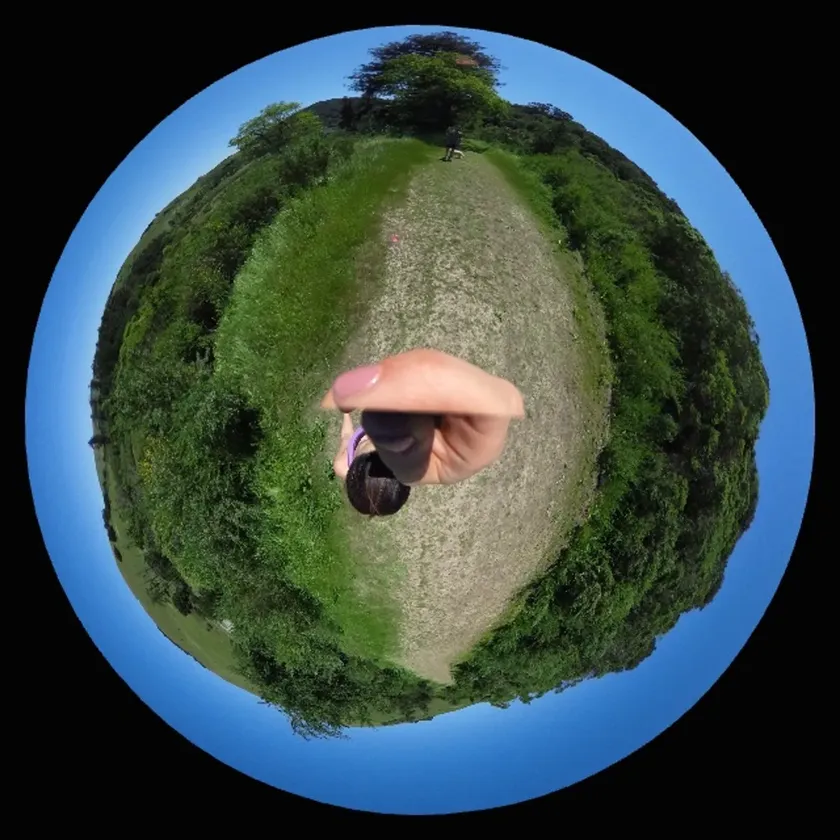
#> input picture Images/Circular/sphere360.webp, 840 x 840 px, shrunk from 1200 x 1200 before the run, found by its file name
$ python unwrap_360.py
#> lines starting #> are read from the running program, lines starting #| are printed output that depends on the picture
import cv2
import numpy as np
import os
from datetime import datetime

def unwrap_360(file_path):
    """Unwrap a circular image into a strip image using OpenCV."""
    circle_image = cv2.imread(file_path, cv2.IMREAD_COLOR)
#> circle_image is the input picture: shape (840, 840, 3); mean B, G, R 70.3, 71.3, 53.7

    if circle_image is None:
        print("Error: Could not load image.")
        return

    # Get image dimensions
    height, width, _ = circle_image.shape
#> height = 840; width = 840
    center_x, center_y = width // 2, height // 2
#> center_x = 420; center_y = 420
    max_radius = min(center_x, center_y)
#> max_radius = 420

    # Define output strip dimensions
    strip_height = height  # Keep original height
#> strip_height = 840
    strip_width = width * 2  # Expand width to capture full 360 degrees
#> strip_width = 1680

    # Create an empty strip image
    strip_image = np.zeros((strip_height, strip_width, 3), dtype=np.uint8)

    # Unwrap the circular image
    for x in range(strip_height):
        for y in range(strip_width):
            angle = (y / strip_width) * 2 * np.pi  # Convert to radians
            normalized_x = x / strip_height
            radius = int(normalized_x * max_radius)  # Adjust radius scaling

            circle_x = int(center_x + radius * np.cos(angle))
            circle_y = int(center_y + radius * np.sin(angle))

            if 0 <= circle_x < width and 0 <= circle_y < height:
                strip_image[x, y] = circle_image[circle_y, circle_x]
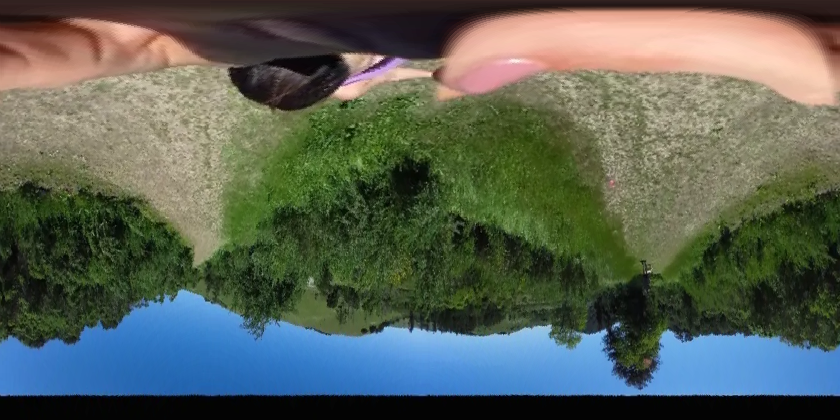
#> strip_image: shape (840, 1680, 3) (shown at 1/2 size); mean B, G, R 86.4, 97.6, 88.8

    # Flip the image vertically
    flipped_image = cv2.flip(strip_image, 0)
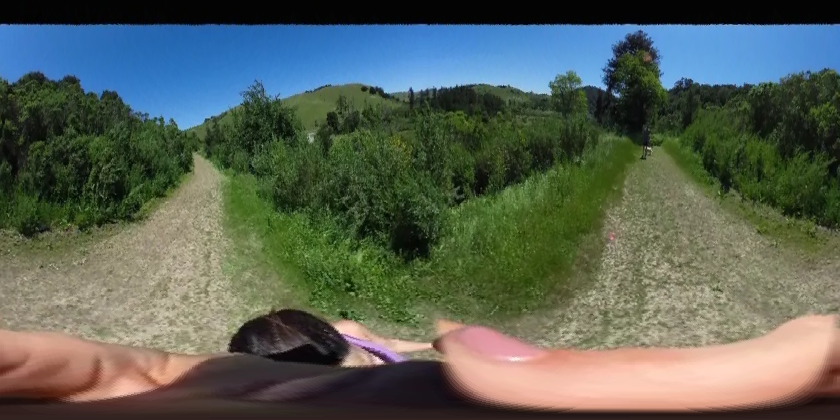
#> flipped_image: shape (840, 1680, 3) (shown at 1/2 size); mean B, G, R 86.4, 97.6, 88.8

    # Define save directory
    save_dir = "/Users/kaiheng/Documents/python-venv/Image-Processing-Tools/images/Circular_Unwrap"
    os.makedirs(save_dir, exist_ok=True)  # Ensure directory exists

    # Extract filename from the input file path
    filename = os.path.basename(file_path)  # Get filename with extension
    filename_no_ext = os.path.splitext(filename)[0]  # Remove extension

    unwrapped_path = os.path.join(save_dir, f"{filename_no_ext}.png")

    cv2.imwrite(unwrapped_path, flipped_image)
    print(f"Unwrapped image saved at: {unwrapped_path}")


unwrap_360("/Users/kaiheng/Documents/python-venv/Image-Processing-Tools/images/Circular/sphere360.webp")
